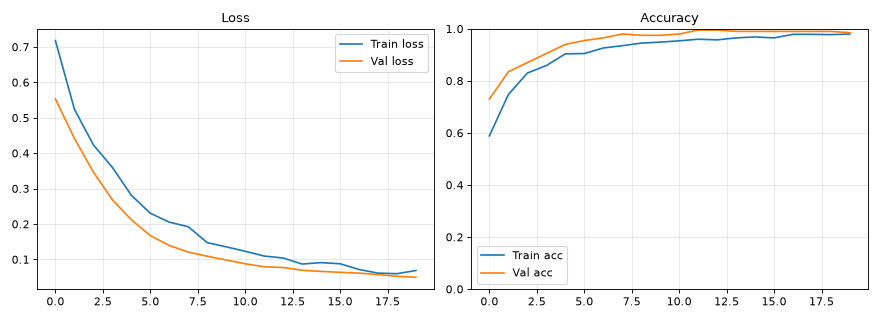
#> input picture keras_training.png, 880 x 320 px
$ python -i style_filter_artistic.py   (imports and definitions only)
#> lines starting #> are read from the running program, lines starting #| are printed output that depends on the picture; after the words box and inside, x2 and y2 are one past the last pixel; in counts of white or black regions, pixels touching at a corner belong together
"""
Artistic Style Filters (Classical CV)
========================================
What it does:
  Applies 4 lightweight OpenCV-based artistic filters to a procedurally
  generated test image (a colourful synthetic scene -- no download needed):
    1. Cartoon effect: bilateral filter (edge-preserving smoothing) +
       adaptive threshold edge overlay -> flat colours + crisp outlines
    2. Pencil sketch: grayscale inversion + Gaussian blur + divide trick
    3. Emboss: custom 3x3 emboss kernel convolution + level shift
    4. Oil painting approximation: median blur in LAB colour space on
       downsampled patches -> "painting-like" colour blobs

  Saves a before/after grid showing all 4 effects.

  *** IMPORTANT: This is NOT neural style transfer. ***
  True CNN-based neural style transfer (Gatys et al., 2015) extracts
  content features from a VGG-19 layer and style (Gram matrices) from
  another, then optimises a noise image to match both. That requires:
    - VGG-19 weights (~550MB download)
    - GPU or 5-20 minutes per image on CPU
  These classical filters produce SIMILAR visual results in milliseconds
  using only OpenCV convolutions -- ideal for real-time augmentation.

What it teaches:
  - How a CNN's first layers are literally learning these same operations
    (Gaussian, edge detection, colour manipulation) from data
  - Bilateral filter: why it's "edge-preserving" (smooths within regions
    but not across strong edges) -- key to the cartoon look
  - Convolution kernels: the emboss kernel IS a finite-difference gradient
    approximation, just like Sobel edges
  - Colour space manipulation: why LAB is better for perceptual operations
    than RGB (L=lightness decoupled from AB=colour)

How to run:
  python CNN\style_filter_artistic.py   (from PYTHON\ folder)

Estimated RAM: <100MB | Time: <3s
Model: pure OpenCV classical filters, no neural network. No download.
Output: CNN\outputs\style_filters.png
"""

import os
import numpy as np
import matplotlib
# [1 line not run here, left out]
import matplotlib.pyplot as plt
import cv2

# [1 line not run here, left out]
rng = np.random.RandomState(42)

# ─── GENERATE A COLOURFUL TEST IMAGE ─────────────────────────────────────────
# (so users don't need to provide their own image)

def make_test_image(h=256, w=256):
    """
    Procedurally generated scene: gradient sky, green hill, sun, coloured shapes.
    """
#> called with h = 256, w = 256
    img = np.zeros((h, w, 3), dtype=np.uint8)
    # Sky gradient (light blue top -> white bottom)
    for row in range(h // 2):
        t = row / (h // 2)
        img[row, :] = [int(220 + 35 * t), int(200 + 55 * t), int(120 + 135 * t)]  # BGR
    # Green hill
    for col in range(w):
        hill_y = int(h // 2 + 30 * np.sin(col * np.pi / w))
        img[hill_y:, col] = [30, 120, 40]  # dark green (BGR)
    # Yellow sun
    cv2.circle(img, (200, 50), 28, (30, 220, 240), -1)   # yellow in BGR
    cv2.circle(img, (200, 50), 30, (20, 200, 220), 2)
    # A few coloured shapes
    cv2.rectangle(img, (20, 100), (80, 160), (100, 50, 200), -1)  # purple box
    cv2.circle(img, (130, 140), 22, (200, 80, 30), -1)            # blue circle
    cv2.circle(img, (50, 190), 18, (40, 200, 200), -1)            # yellow circle
    # Add some noise
    noise = rng.randint(-15, 16, img.shape, dtype=np.int16)
    img   = np.clip(img.astype(np.int16) + noise, 0, 255).astype(np.uint8)
    return img

# ─── FILTERS ──────────────────────────────────────────────────────────────────

def cartoon_filter(img):
    """
    1. Bilateral filter multiple times -> smooth flat regions, keep edges
    2. Greyscale + adaptive threshold -> edge mask
    3. Multiply smoothed colour image by edge mask (darken edges)
    """
    smooth = img.copy()
    for _ in range(3):
        smooth = cv2.bilateralFilter(smooth, d=9, sigmaColor=75, sigmaSpace=75)
    grey   = cv2.cvtColor(img, cv2.COLOR_BGR2GRAY)
    edges  = cv2.adaptiveThreshold(grey, 255,
                                   cv2.ADAPTIVE_THRESH_MEAN_C,
                                   cv2.THRESH_BINARY, blockSize=9, C=2)
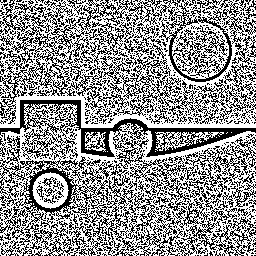
#> edges: shape (256, 256); 58.1% white; black in thin lines or dots
    edges_3ch = cv2.cvtColor(edges, cv2.COLOR_GRAY2BGR)
#> edges_3ch: shape (256, 256, 3); 58.1% white; black in thin lines or dots
    # Darken where edges exist (edges=0 -> black)
    cartoon = cv2.bitwise_and(smooth, edges_3ch)
    return cartoon


def pencil_sketch(img):
    """
    Greyscale inversion divide trick:
    sketch(x) = clip(grey / (1 - blurred/255))
    Produces a white paper + pencil stroke effect.
    """
    grey     = cv2.cvtColor(img, cv2.COLOR_BGR2GRAY)
    inv      = 255 - grey
    blurred  = cv2.GaussianBlur(inv, (21, 21), 0)
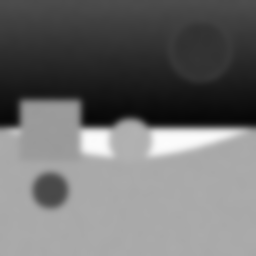
#> blurred: shape (256, 256); min 7, max 252, mean 110.4
    # Avoid division by zero
    denom    = 255 - blurred.astype(np.float32)
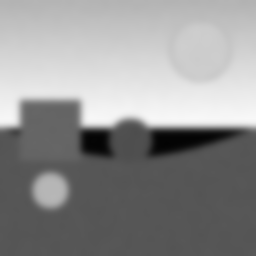
#> denom: shape (256, 256) float32; min 3, max 248, mean 144.6
    denom    = np.where(denom == 0, 1, denom)
    sketch   = np.clip(grey.astype(np.float32) * 255.0 / denom, 0, 255).astype(np.uint8)
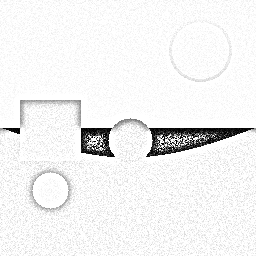
#> sketch: shape (256, 256); min 0, max 255, mean 241.5
    return cv2.cvtColor(sketch, cv2.COLOR_GRAY2BGR)


def emboss_filter(img):
    """
    Apply a 3x3 emboss convolution kernel then add 128 (grey level shift).
    Emboss kernel approximates a diagonal directional derivative.
    """
    kernel = np.array([[-2, -1, 0],
                       [-1,  1, 1],
                       [ 0,  1, 2]], dtype=np.float32)
#> kernel = [[-2, -1, 0], [-1, 1, 1], [0, 1, 2]]
    grey    = cv2.cvtColor(img, cv2.COLOR_BGR2GRAY).astype(np.float32)
    emboss  = cv2.filter2D(grey, -1, kernel) + 128.0
    emboss  = np.clip(emboss, 0, 255).astype(np.uint8)
    return cv2.cvtColor(emboss, cv2.COLOR_GRAY2BGR)


def oil_painting_approx(img, radius=4, dynamic_ratio=0.5):
    """
    Simplified "oil painting": apply large median blur per channel in LAB
    then resize down+up to create painterly blobs.
    Not identical to Winnemöller's algorithm but achieves the visual effect.
    """
#> called with radius = 4, dynamic_ratio = 0.5
    lab  = cv2.cvtColor(img, cv2.COLOR_BGR2LAB).astype(np.float32)
    # Apply median blur separately per channel
    out  = lab.copy()
    for ch in range(3):
        out[:, :, ch] = cv2.medianBlur(lab[:, :, ch].astype(np.uint8), 7)
    # Downsample + upsample to exaggerate colour blobs
    h, w = img.shape[:2]
#> h = 256; w = 256
    small = cv2.resize(out.astype(np.uint8), (w // 2, h // 2))
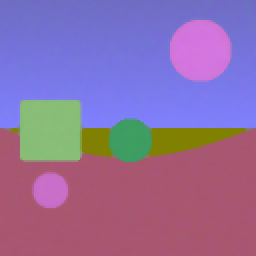
#> small: shape (128, 128, 3) (shown 2 times larger); mean of channels 0, 1, 2 161.6, 110.4, 143.9; drawn as B, G, R
    big   = cv2.resize(small, (w, h), interpolation=cv2.INTER_CUBIC)
    return cv2.cvtColor(big, cv2.COLOR_LAB2BGR)
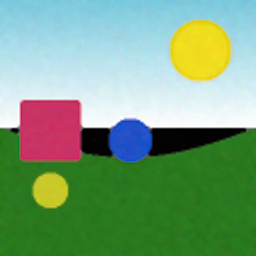
#> returned value: shape (256, 256, 3); mean B, G, R 124.5, 161.4, 121.6

# ─── DEMO ─────────────────────────────────────────────────────────────────────

# [4 lines not run here, left out]

img_bgr = make_test_image()
img_rgb = cv2.cvtColor(img_bgr, cv2.COLOR_BGR2RGB)

filters = [
    ("Original",      img_rgb),
    ("Cartoon",       cv2.cvtColor(cartoon_filter(img_bgr),      cv2.COLOR_BGR2RGB)),
    ("Pencil Sketch", cv2.cvtColor(pencil_sketch(img_bgr),        cv2.COLOR_BGR2RGB)),
    ("Emboss",        cv2.cvtColor(emboss_filter(img_bgr),        cv2.COLOR_BGR2RGB)),
    ("Oil Painting",  cv2.cvtColor(oil_painting_approx(img_bgr),  cv2.COLOR_BGR2RGB)),
]

fig, axes = plt.subplots(1, 5, figsize=(16, 4))
# [4 lines not run here, left out]

# Annotations below images
notes = [
    "Procedurally\ngenerated scene\n(no download needed)",
    "Bilateral filter\n+adaptive threshold\nedge overlay",
    "Grey inversion\ndivide trick\n(pure arithmetic)",
    "3x3 diagonal\ngradient kernel\n+128 level shift",
    "LAB median blur\n+downsample/upsample\n(colour blob effect)",
]
# [19 lines not run here, left out]

>>> import cv2
>>> picture = cv2.imread('../keras_training.png')
#> picture is the input picture: shape (320, 880, 3); mean B, G, R 248.8, 249, 249.2
>>> result = cartoon_filter(picture)
#> in cartoon_filter (call 2), `edges  = cv2.adaptiveThreshold(grey, 255, cv2.ADAPTIVE_THRESH_MEAN_C, ..`:
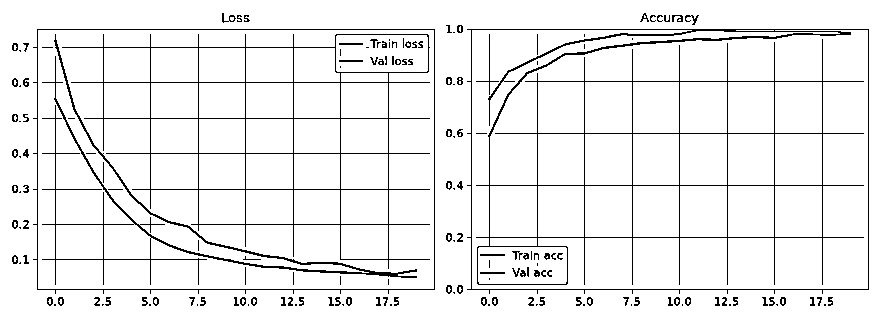
#> edges: shape (320, 880); 93.8% white; black in thin lines or dots, all inside (x1, y1, x2, y2) = (12, 13, 869, 306)

$ run again, on pe_visualization.png
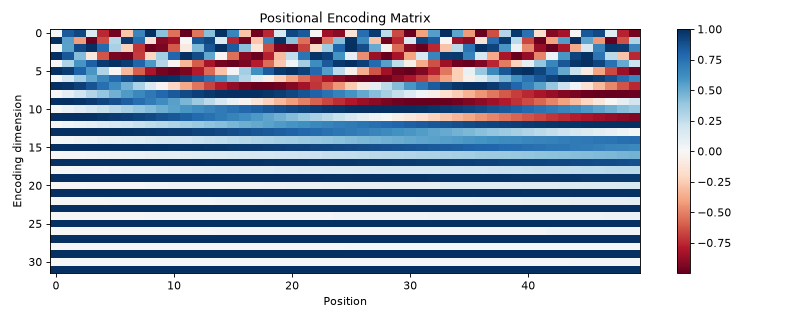
#> input picture pe_visualization.png, 800 x 320 px
#> edges: shape (256, 256); 58.1% white; black in thin lines or dots
#> edges_3ch: shape (256, 256, 3); 58.1% white; black in thin lines or dots
#> kernel = [[-2, -1, 0], [-1, 1, 1], [0, 1, 2]]
#> picture is the input picture: shape (320, 800, 3); mean B, G, R 197.4, 181.5, 173.5
#> in cartoon_filter (call 2), `edges  = cv2.adaptiveThreshold(grey, 255, cv2.ADAPTIVE_THRESH_MEAN_C, ..`:
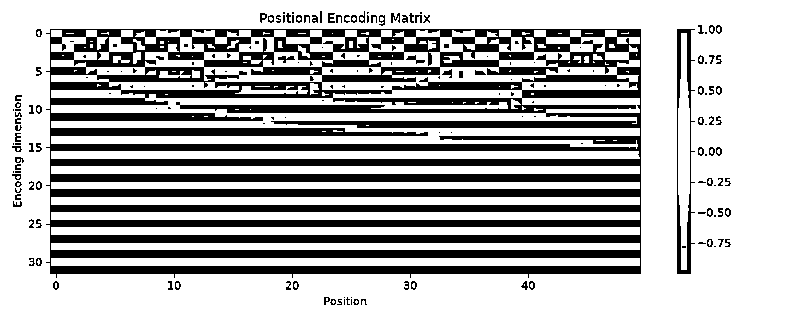
#> edges: shape (320, 800); 69.8% white; 182 black regions (93 under 20 px), largest, box (x1, y1, x2, y2) and area: (46, 29, 641, 278) 72826, (677, 29, 695, 274) 1359, (406, 55, 425, 64) 63
#> in cartoon_filter (call 2), `cartoon = cv2.bitwise_and(smooth, edges_3ch)`:
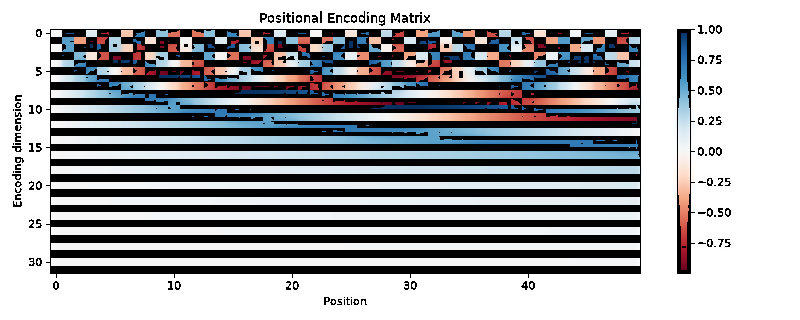
#> cartoon: shape (320, 800, 3); mean B, G, R 166, 163.5, 162.5
